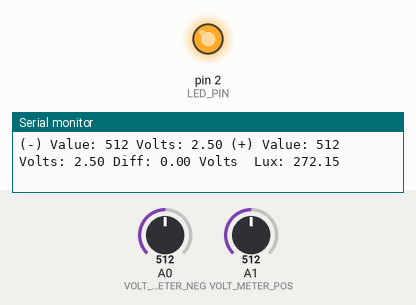
Recording of a sketch running on a simulated Arduino Uno, built with avr-gcc and run on an emulated ATmega328P. On the bench: output pins drawn as LEDs (lit = HIGH), the last lines printed to the serial monitor. The inputs (shaded band) are chosen by the test bench; at power-on: A1 (VOLT_METER_POS) = 512, A0 (VOLT_METER_NEG) = 512.

Above: at 1.3 s.
1.4 s: A1 (VOLT_METER_POS) set to 386
2.9 s: A1 (VOLT_METER_POS) set to 361
At 4.1 s:
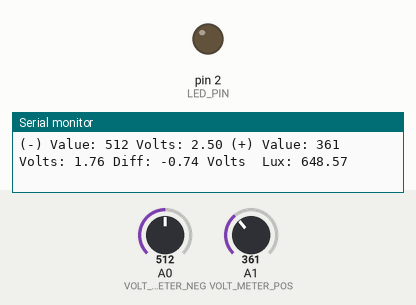
4.5 s: A1 (VOLT_METER_POS) set to 511
At 5.3 s:
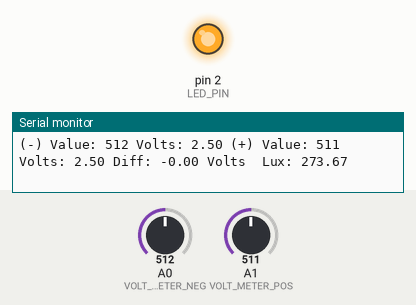
6.1 s: A1 (VOLT_METER_POS) set to 306
At 6.5 s:
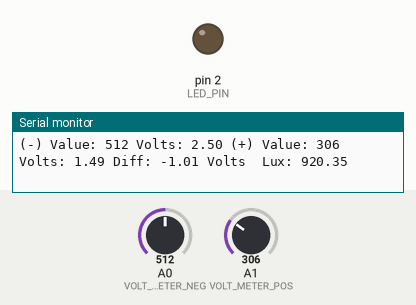
Timing chart, 0 to 8.6 s (numbered marks = the images above; inputs shaded):
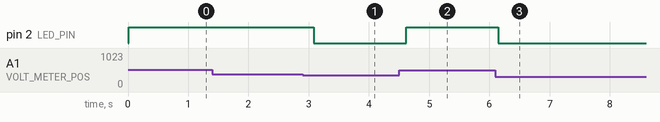

Measured:
- the behaviour switches between 374 and 373 on A1 (VOLT_METER_POS) (found by bisection; images 0 and 1)
- after the input at 2.9 s, pin 2 (LED_PIN): HIGH → LOW after 0.18 s
- after the input at 4.5 s, pin 2 (LED_PIN): LOW → HIGH after 0.12 s
- after the input at 6.1 s, pin 2 (LED_PIN): HIGH → LOW after 0.05 s

The sketch:

MDS_LDR.ino
```cpp
// LDR Contants
const float GAMMA = 0.7;
const float RL10 = 50;

#define VOLT_METER_POS A1  // Volt Meter Pos probe
#define VOLT_METER_NEG A0  // Neg probe
#define LED_PIN      2
#define DIM_THRESHOLD 600 // Lux to turn on LED

void setup() {
  // put your setup code here, to run once:
  Serial.begin(19200);
  Serial.println("Hello Cavaliers");
  pinMode(VOLT_METER_POS,INPUT);
  pinMode(VOLT_METER_NEG,INPUT);
  pinMode(LED_PIN,OUTPUT);
}

void loop() {
  // put your main code here, to run repeatedly:

  // Raw Voltage input Values (0-1024)
  int voltNegValue;  // Negative lead
  int voltPosValue;  // Positive lead

  // Inputs converted to volts ((Raw/1024) * 5 Volts)
  float voltNeg;
  float voltPos;
  float lux;

  // Read inputs
  voltNegValue = analogRead(VOLT_METER_NEG);
  voltPosValue = analogRead(VOLT_METER_POS);

  // Convert to volts
  voltNeg = voltNegValue / 1024. * 5;
  voltPos = voltPosValue / 1024. * 5;

  // Calculate light intensity (Lux)
  lux = calcLux(voltPos);

  // Print to serial port
  Serial.print("(-) Value: ");
  Serial.print(voltNegValue);
  Serial.print(" Volts: ");
  Serial.print(voltNeg);

  Serial.print(" (+) Value: ");
  Serial.print(voltPosValue);
  Serial.print(" Volts: ");
  Serial.print(voltPos);

  Serial.print(" Diff: ");
  Serial.print(voltPos-voltNeg);
  Serial.print(" Volts ");

  // Turn on LED if dim light
  if(lux<DIM_THRESHOLD) {
    digitalWrite(LED_PIN,HIGH);
  } else {
    digitalWrite(LED_PIN,LOW);
  }
  Serial.print(" Lux: ");
  Serial.println(lux);
  delay(500);
}


// Calculate light intensity in Lux from voltage across LDR
float calcLux(float volts) {
  float resistance = 990 * volts / (1 - volts / 5);
  float lux = pow(RL10 * 1e3 * pow(10, GAMMA) / resistance, (1 / GAMMA));
  return lux;
}
```
